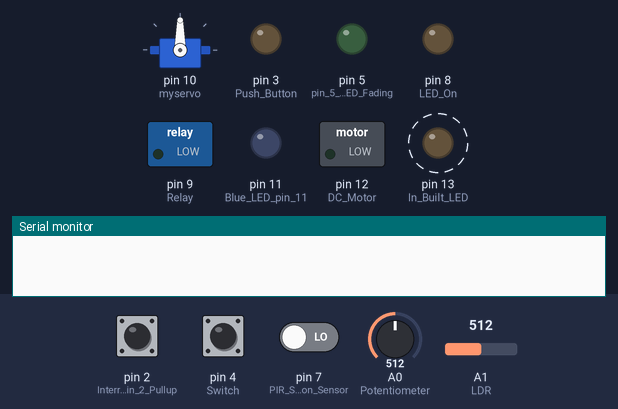
The sketch below on a simulated Arduino Uno, built with avr-gcc and run on an emulated ATmega328P. Parts: servo, switched loads named in the sketch (green lamp = pin HIGH), output pins drawn as LEDs (lit = HIGH), the last lines printed to the serial monitor. Dashed ring = blinking. Inputs (shaded band) come from the test bench; at power-on: A0 (Potentiometer) = 512, pin 7 (PIR_Sensor_Motion_Sensor) LOW, pin 2 (Interrupt_pin_2_Pullup) HIGH, pin 4 (Switch) HIGH, A1 (LDR) = 512.

Above: at 3.2 s.
3.3 s: A0 (Potentiometer) set to 716
At 4.5 s:
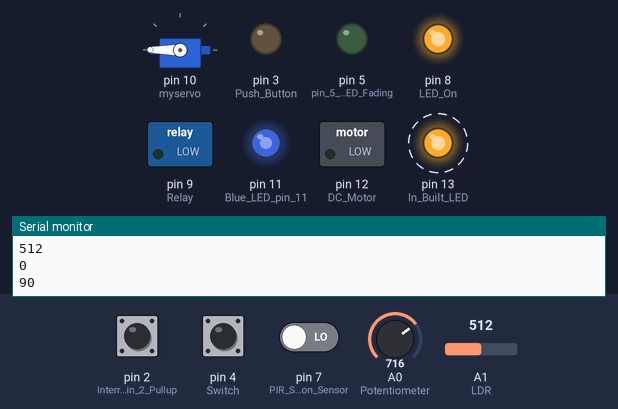
7.5 s: pin 7 (PIR_Sensor_Motion_Sensor) driven HIGH
At 8.8 s:
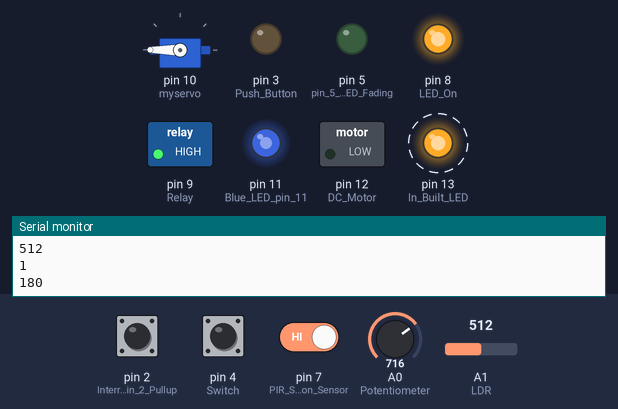
11.5 s: pin 2 (Interrupt_pin_2_Pullup) pulled LOW for 1.3 s
At 11.9 s:
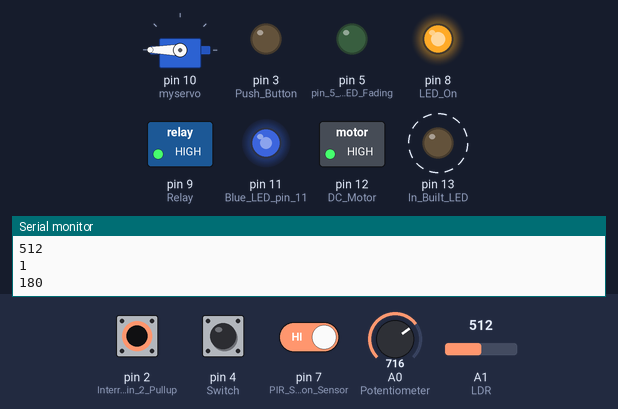
15.0 s: pin 4 (Switch) pulled LOW for 1.3 s
At 16.8 s:
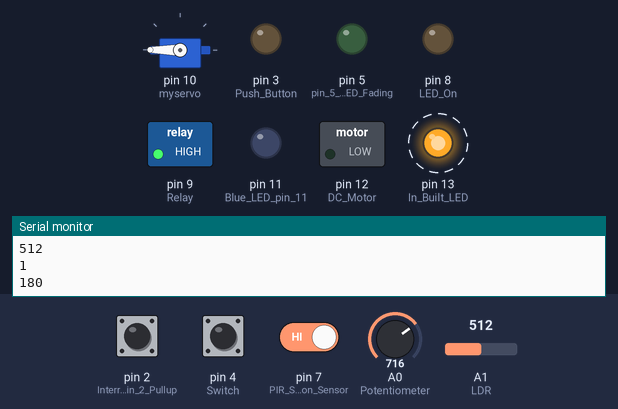
18.5 s: A0 (Potentiometer) set to 900
At 20.5 s:
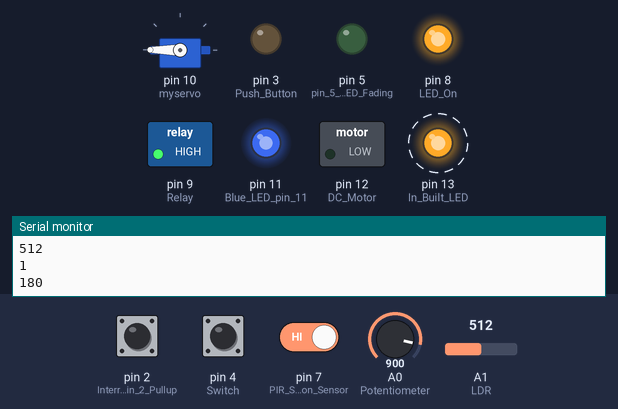
23.5 s: pin 2 (Interrupt_pin_2_Pullup) pulled LOW for 1.3 s
At 23.9 s:
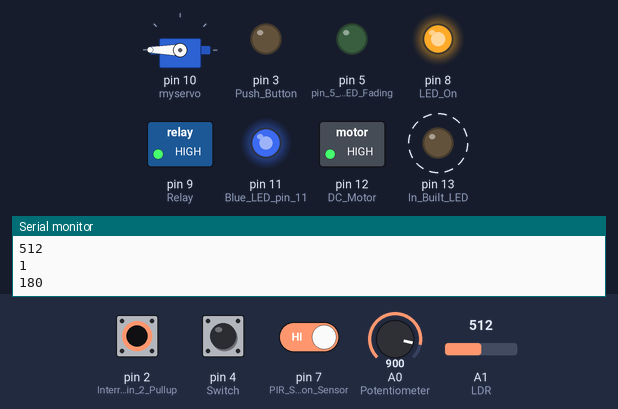
Timing chart, 0 to 28.0 s (numbered marks = the images above; inputs shaded):
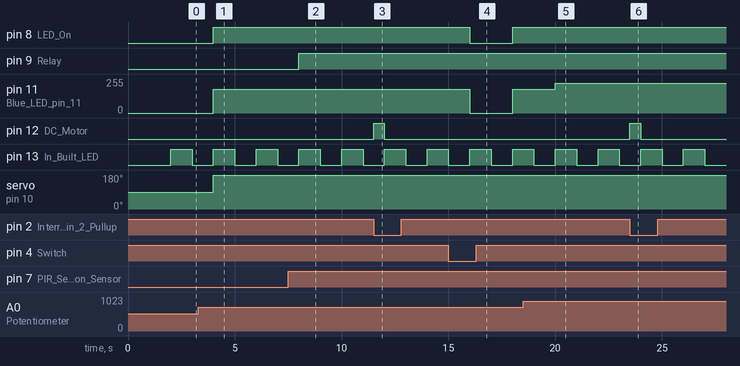

The sketch:

lec.ino
```cpp
#include <Servo.h>

Servo myservo;

void setup() {
  Serial.begin(9600);  // Start Serial Communiation
  myservo.attach(10);      //Attach the Servo motor to pin 10
  myservo.write(90);     // Set the Angle of Motor to 90
  delay(2000);

  //Digital input pins
  pinMode(4, INPUT);  //Switch
  pinMode(7, INPUT);  //PIR Sensor Motion Sensor
  pinMode(3, INPUT);  //Push Button


  //Interrupt
  pinMode(2,INPUT_PULLUP);  //Interrupt pin 2 Pullup (Interrupt Vector 0)

  //Analog Input pins
  pinMode(A0, INPUT);  //Potentiometer
  pinMode(A1, INPUT);  //LDR

  //Digital Output
  pinMode(8, OUTPUT);  // LED On/OFF
  pinMode(9, OUTPUT);  // Relay (//operated by Motion sensor)
  pinMode(12, OUTPUT);  // DC Motor
  pinMode(13, OUTPUT);  // In Built LED
  pinMode(3, OUTPUT);  //Push Button (Pin3) Response

  //Analog Output
  pinMode(5, OUTPUT);  // pin 5 Green LED Fading // Brightness Change
  pinMode(11, OUTPUT);  //Blue LED pin 11
                           // attachInterrupt(Interrupt_Vector,ISR,Mode);
                           // MODE - RISING, FALLING, CHANGE, LOW
  //attachInterrupt(0, fire, FALLING);
  //digitalPinToInterrupt(<pin>);
  attachInterrupt(digitalPinToInterrupt(2), fire, FALLING);
}

void fire() {
  digitalWrite(12,HIGH);  //High the 12 number pin
  //ISR
}

void loop() {
  digitalWrite(13, HIGH);  //in built LED on
  delay(1000);
  digitalWrite(13, LOW);  //in built LED off
  delay(1000);
  digitalWrite(12, LOW);  //Interrupt LEd off pin 12
                                //****Check Switch On/Off***
  if (!digitalRead(4)) {
    digitalWrite(8, LOW);  //Red LED off, pin 8
    analogWrite(11, 0);   // Blue LED off,pin 11

  }
  //Switch On***********
  else {
    digitalWrite(8, HIGH);  //Red LED On ,pin 8 //System On

    //**Brightness******
    int bright = analogRead(A1);  //LDR pin A1
    Serial.println(bright);
    //    int mbright = map(bright,Low value,High Value,0,255);
    //   analogWrite(5,mbright);

    //**PotentioMeter******
    analogWrite(11, map(analogRead(A0), 0, 1023, 0, 255));//potentiometer

    //**Motion Sensor******
    /*
      bool pir = digitalRead(7);
      Serial.println(pir);
      if(pir==1){
        digitalWrite(9,HIGH);
        delay(2000);
    	}
      else{
        digitalWrite(9,HIGH);
      	}*/
    Serial.println(digitalRead(7));
    digitalWrite(9, digitalRead(7));  // No need to turn off

    //*Servo Motor*****
    Serial.println(myservo.read());  //pin 10 sevo pin
    if (myservo.read() == 90)
      myservo.write(180);

    //**Push Button****
    bool pb = digitalRead(3);   // Normal Push Button (Pin 3)
    if (!pb) {                      //Not pb due to INPUT_PULLUP
      digitalWrite(6, HIGH);  //Led on pin 6
    } else {
      digitalWrite(6, LOW);  //Led off pin 6
    }
  }
}
```

Measured:
- after the input at 3.3 s, pin 11 (Blue_LED_pin_11): 0/255 → 178/255 after 0.70 s
- after the input at 7.5 s, pin 9 (Relay): LOW → HIGH after 0.50 s
- after the input at 11.5 s, pin 12 (DC_Motor): LOW → HIGH at once, → LOW 0.50 s later
- after the input at 15.0 s, pin 8 (LED_On): HIGH → LOW after 1.0 s, → HIGH 2.0 s later; pin 11 (Blue_LED_pin_11): 178/255 → 0/255 after 1.0 s, → 178/255 2.0 s later
- after the input at 18.5 s, pin 11 (Blue_LED_pin_11): 178/255 → 224/255 after 1.5 s
- after the input at 23.5 s, pin 12 (DC_Motor): LOW → HIGH at once, → LOW 0.51 s later
- by itself, pin 13 (In_Built_LED): alternates HIGH for 1.0 s and LOW for 1.0 s
